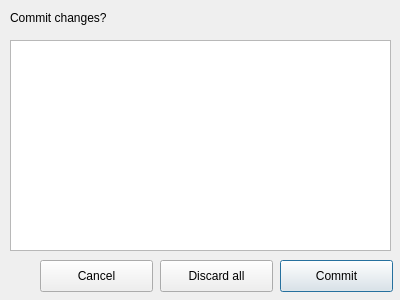
<?xml version="1.0" encoding="UTF-8"?>
<ui version="4.0">
 <class>CommitDialog</class>
 <widget class="QDialog" name="CommitDialog">
  <property name="geometry">
   <rect>
    <x>0</x>
    <y>0</y>
    <width>400</width>
    <height>300</height>
   </rect>
  </property>
  <property name="windowTitle">
   <string>Commit Dialog</string>
  </property>
  <widget class="QLabel" name="commit_message">
   <property name="geometry">
    <rect>
     <x>10</x>
     <y>10</y>
     <width>131</width>
     <height>16</height>
    </rect>
   </property>
   <property name="text">
    <string>Commit changes?</string>
   </property>
  </widget>
  <widget class="QListWidget" name="commit_list">
   <property name="geometry">
    <rect>
     <x>10</x>
     <y>40</y>
     <width>381</width>
     <height>211</height>
    </rect>
   </property>
  </widget>
  <widget class="QPushButton" name="commit_button">
   <property name="geometry">
    <rect>
     <x>280</x>
     <y>260</y>
     <width>113</width>
     <height>32</height>
    </rect>
   </property>
   <property name="autoFillBackground">
    <bool>false</bool>
   </property>
   <property name="styleSheet">
    <string notr="true"/>
   </property>
   <property name="text">
    <string>Commit</string>
   </property>
   <property name="checkable">
    <bool>false</bool>
   </property>
   <property name="checked">
    <bool>false</bool>
   </property>
   <property name="default">
    <bool>false</bool>
   </property>
   <property name="flat">
    <bool>false</bool>
   </property>
  </widget>
  <widget class="QPushButton" name="cancel_button">
   <property name="geometry">
    <rect>
     <x>40</x>
     <y>260</y>
     <width>113</width>
     <height>32</height>
    </rect>
   </property>
   <property name="text">
    <string>Cancel</string>
   </property>
  </widget>
  <widget class="QPushButton" name="discard_button">
   <property name="geometry">
    <rect>
     <x>160</x>
     <y>260</y>
     <width>113</width>
     <height>32</height>
    </rect>
   </property>
   <property name="text">
    <string>Discard all</string>
   </property>
  </widget>
 </widget>
 <resources/>
 <connections/>
</ui>
